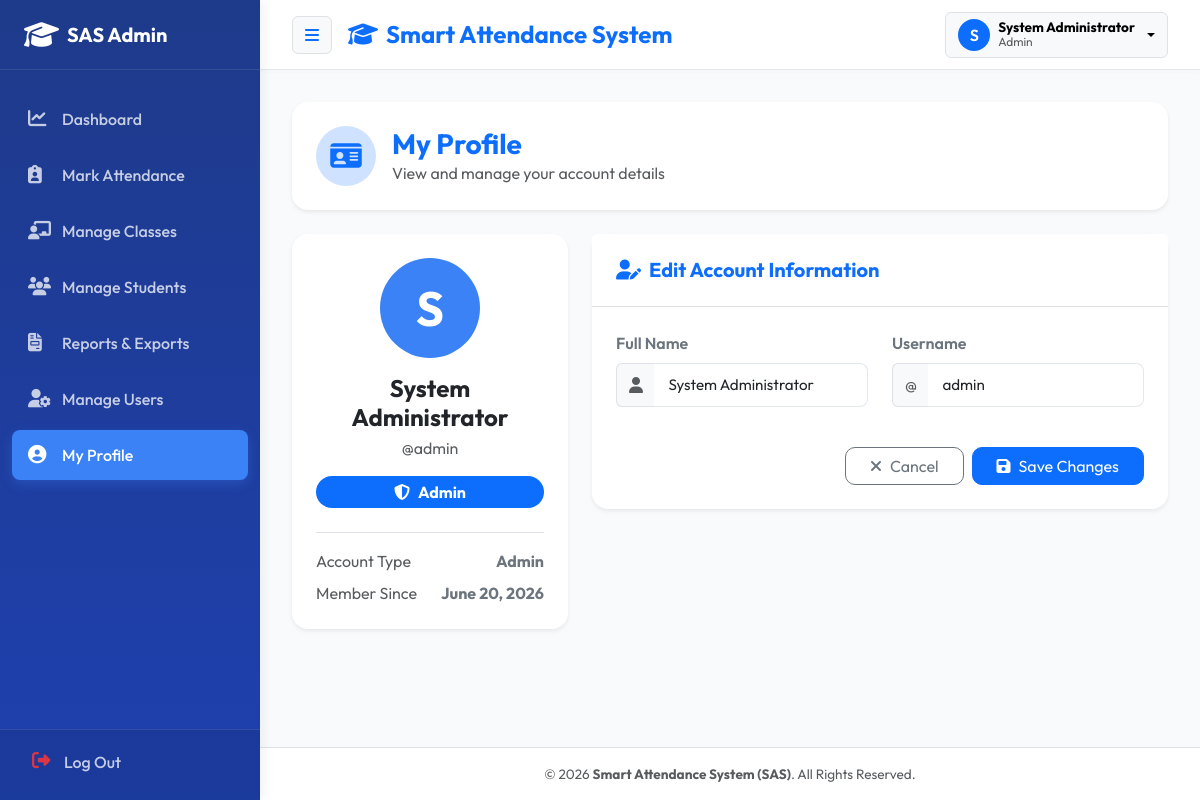
The app's page /profile.php (signed in) with its own data.
### tables this page shows
CREATE TABLE IF NOT EXISTS `users` (
    `id` INT AUTO_INCREMENT PRIMARY KEY,
    `fullname` VARCHAR(100) NOT NULL,
    `username` VARCHAR(50) NOT NULL UNIQUE,
    `password` VARCHAR(255) NOT NULL,
    `role` ENUM('Admin', 'Teacher') NOT NULL DEFAULT 'Teacher',
    `created_at` TIMESTAMP DEFAULT CURRENT_TIMESTAMP
);

### includes/functions.php (called while the page is built, shortened)
<?php
function e($string) {
    return htmlspecialchars($string ?? '', ENT_QUOTES, 'UTF-8');
}

### profile.php (the view, shortened to what this page needs)
<?php
require_once __DIR__ . '/includes/header.php';
try {
    $stmt = $pdo->prepare("SELECT * FROM `users` WHERE `id` = ? LIMIT 1");
    $stmt->execute([$_SESSION['user_id']]);
    $user = $stmt->fetch();
} catch (PDOException $e) {
    set_alert('error', 'Database Error', $e->getMessage());
    header("Location: dashboard.php");
    exit();
}
?>
<div class="container-fluid px-0">
    <div class="row">
        <div class="col-12 mb-4">
            <div class="card border-0 shadow-sm p-4" style="border-radius: 16px;">
                <div class="d-flex align-items-center gap-3">
                    <div class="bg-primary-subtle text-primary rounded-circle d-flex align-items-center justify-content-center" style="width: 60px; height: 60px;">
                        <i class="fa-solid fa-id-card fs-3"></i>
                    </div>
                    <div>
                        <h3 class="fw-bold mb-0 text-primary">My Profile</h3>
                        <p class="text-muted mb-0">View and manage your account details</p>
                    </div>
                </div>
            </div>
        </div>
        <div class="col-lg-4 mb-4">
            <div class="card border-0 shadow-sm text-center p-4" style="border-radius: 16px;">
                <div class="profile-avatar mb-3">
                    <?php echo strtoupper(substr($user['fullname'], 0, 1)); ?>
                </div>
                <h4 class="fw-bold mb-1"><?php echo e($user['fullname']); ?></h4>
                <p class="text-muted mb-3">@<?php echo e($user['username']); ?></p>
                <span class="badge rounded-pill bg-primary px-3 py-2 fs-6 mb-4">
                    <i class="fa-solid fa-shield-halved me-2"></i><?php echo e($user['role']); ?>
                </span>
                <div class="border-top pt-3 text-start">
                    <div class="d-flex justify-content-between mb-2">
                        <span class="text-muted">Account Type</span>
                        <strong class="text-secondary"><?php echo e($user['role']); ?></strong>
                    </div>
                    <div class="d-flex justify-content-between">
                        <span class="text-muted">Member Since</span>
                        <strong class="text-secondary"><?php echo date("F j, Y", strtotime($user['created_at'])); ?></strong>
                    </div>
                </div>
            </div>
        </div>
        <div class="col-lg-8 mb-4">
            <div class="card border-0 shadow-sm" style="border-radius: 16px;">
                <div class="card-header bg-white border-bottom p-4">
                    <h5 class="fw-bold mb-0 text-primary">
                        <i class="fa-solid fa-user-pen me-2"></i>Edit Account Information
                    </h5>
                </div>
                <div class="card-body p-4">
                    <form action="profile.php" method="POST">
                        <div class="row">
                            <div class="col-md-6 mb-3">
                                <label for="fullname" class="form-label fw-semibold text-secondary">Full Name</label>
                                <div class="input-group">
                                    <span class="input-group-text bg-light border-end-0 text-muted"><i class="fa-solid fa-user"></i></span>
                                    <input type="text" class="form-control border-start-0" id="fullname" name="fullname" value="<?php echo e($user['fullname']); ?>" required>
                                </div>
                            </div>
                            <div class="col-md-6 mb-3">
                                <label for="username" class="form-label fw-semibold text-secondary">Username</label>
                                <div class="input-group">
                                    <span class="input-group-text bg-light border-end-0 text-muted">@</span>
                                    <input type="text" class="form-control border-start-0" id="username" name="username" value="<?php echo e($user['username']); ?>" required>
                                </div>
                            </div>
                        </div>
                        <div class="d-flex justify-content-end gap-2 mt-4">
                            <a href="dashboard.php" class="btn btn-outline-secondary px-4" style="border-radius: 10px;">
                                <i class="fa-solid fa-xmark me-2"></i>Cancel
                            </a>
                            <button type="submit" class="btn btn-primary px-4" style="border-radius: 10px;">
                                <i class="fa-solid fa-floppy-disk me-2"></i>Save Changes
                            </button>
                        </div>
                    </form>
                </div>
            </div>
        </div>
    </div>
</div>
<?php require_once __DIR__ . '/includes/footer.php'; ?>

### assets/css/style.css (style rules this page uses)
:root { --primary-color: #1e40af; --primary-light: #3b82f6; --primary-hover: #1d4ed8; --accent-color: #0ea5e9; --bg-color: #f8fafc; --card-bg: #ffffff; --text-main: #0f172a; --text-muted: #64748b; --sidebar-width: 260px; --sidebar-collapsed-width: 70px; --navbar-height: 70px; --border-color: #e2e8f0; }
body { font-family: 'Outfit', sans-serif; background-color: var(--bg-color); color: var(--text-main); overflow-x: hidden; }
.form-control, .form-select { border-radius: 8px; border: 1px solid var(--border-color); padding: 0.6rem 0.9rem; font-size: 0.95rem; transition: all 0.2s ease; }
.profile-avatar { width: 100px; height: 100px; border-radius: 50%; background-color: var(--primary-light); color: white; display: flex; align-items: center; justify-content: center; font-size: 3rem; font-weight: 700; margin: 0 auto 1.5rem; }

### records on screen
users: fullname "S", fullname "System Administrator", username "admin", role "Admin", created_at "June 20, 2026"

### other values on screen
substr($_SESSION['fullname'], 0, 1) "S"
$_SESSION['fullname'] "System Administrator"
$_SESSION['role'] "Admin"
